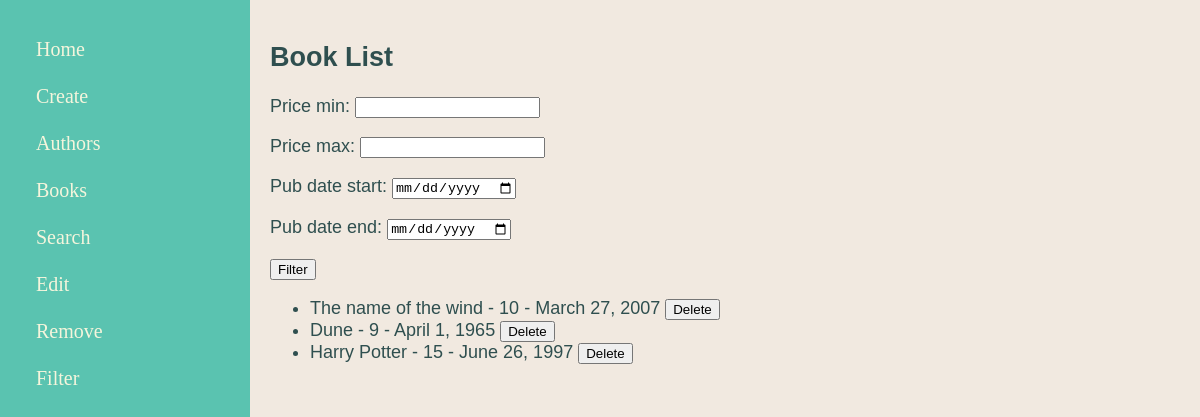
The app's page /filter/, older data.
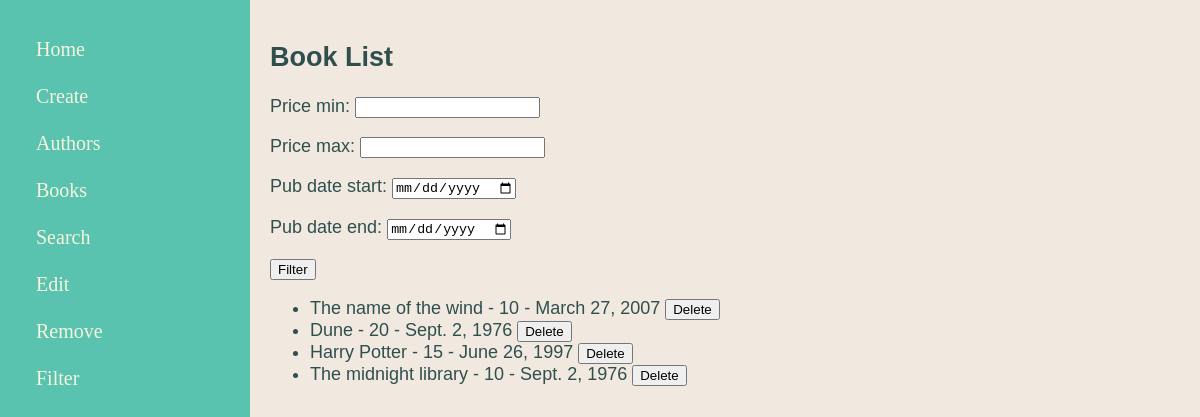
The same page, newer data.
### main/models.py (models this page shows, shortened)
class Book(models.Model):
    title = models.CharField(max_length=200)
    author = models.ForeignKey(Author,on_delete=models.CASCADE)
    price = models.IntegerField()
    publication_date = models.DateField()

### main/views.py (the view)
# urls.py: path("filter/",views.filter_list,name="filter_list"),
def filter_list(request):
    form = BookFilterForm(request.GET)
    books = Book.objects.all()
    if form.is_valid():
        price_min = form.cleaned_data.get('price_min')
        price_max = form.cleaned_data.get('price_max')
        pub_date_start = form.cleaned_data.get('pub_date_start')
        pub_date_end = form.cleaned_data.get('pub_date_end')
        if price_min:
            books = books.filter(price__gte=price_min)
        if price_max:
            books = books.filter(price__lte=price_max)
        if pub_date_start:
            books = books.filter(publication_date__gte=pub_date_start)
        if pub_date_end:
            books = books.filter(publication_date__lte=pub_date_end)
    return render(request, 'main/book_list.html', {'books': books, 'form': form})

### main/forms.py
class BookFilterForm(forms.Form):
    price_min = forms.DecimalField(required=False, decimal_places=2)
    price_max = forms.DecimalField(required=False, decimal_places=2)
    pub_date_start = forms.DateField(required=False, widget=forms.TextInput(attrs={'type': 'date'}))
    pub_date_end = forms.DateField(required=False, widget=forms.TextInput(attrs={'type': 'date'}))

### main/templates/main/book_list.html (shortened to what this page needs)
{% extends 'main/base.html' %}
{% block content %}
<h2>Book List</h2>
<form method="get" action="{% url 'filter_list' %}">
    {{ form.as_p }}
    <button type="submit">Filter</button>
</form>
<ul>
    {% for book in books %}
    <li>
        {{ book.title }} - {{ book.price }} - {{ book.publication_date }}
        <form action="{% url 'delete_book' book.id %}" method="post" style="display:inline;">
            <button type="submit">Delete</button>
        </form>
    </li>
    {% empty %}
    <li>No books found.</li>
    {% endfor %}
</ul>
{% endblock %}

Row changes from the older to the newer data that the page shows:
changed Book "Dune": price "9" → "20"; publication_date "April 1, 1965" → "Sept. 2, 1976"
added Book: title "The midnight library", price "10", publication_date "Sept. 2, 1976"
